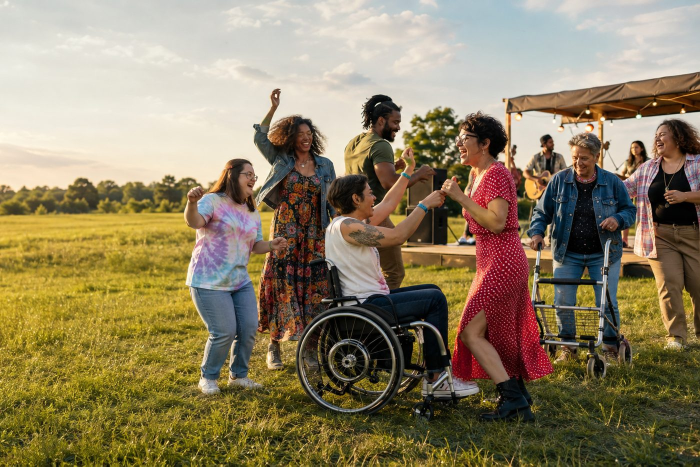
#> input picture miteinander/apps/mobile/assets/bilder/gemeinsam-tanzen.jpg, 1400 x 933 px, found by its file name (shown at 1/2 size)
$ python startbild-animation.py ../assets/bilder/gemeinsam-tanzen.jpg
#> lines starting #> are read from the running program, lines starting #| are printed output that depends on the picture
"""
Erzeugt die Bewegtbild-Fassung des Startbildes.

Ablauf: Das Foto fährt langsam heran, gegen Ende legt sich ein weicher
dunkler Verlauf darüber und das Logo blendet auf. Am Ende steht das
Standbild, das auch als Poster dient -- wer "Bewegung reduzieren"
eingeschaltet hat, sieht genau dieses Bild, ohne etwas zu verpassen.

Schreibt JPEG-Einzelbilder auf die Standardausgabe; das Zusammensetzen
übernimmt tools/startbild-animation.mjs mit ffmpeg.

Braucht: Pillow
"""

import sys
from PIL import Image

BREITE, HOEHE = 900, 600
BILDER_PRO_SEKUNDE = 12
DAUER = 7.0
ZOOM_START, ZOOM_ENDE = 1.14, 1.0
LOGO_START, LOGO_VOLL = 0.55, 0.86  # Anteil der Laufzeit

FOTO = "assets/bilder/gemeinsam-tanzen.jpg"
LOGO = "assets/logo/helpmate.png"


def weich(t: float) -> float:
    """Ruhige Kurve ohne Ruck am Anfang und Ende."""
    return t * t * (3 - 2 * t)


# [41 lines left out: function einzelbild, not called in this run]


def main() -> None:
    foto = Image.open(FOTO).convert("RGB")
#> foto is the input picture: PIL image 1400x933 RGB; mean R, G, B 141.5, 128, 98.3
    # Foto auf die Zielgröße bringen, mit Reserve für den Zoom.
    reserve = round(BREITE * ZOOM_START), round(HOEHE * ZOOM_START)
    foto = foto.resize(reserve, Image.LANCZOS)
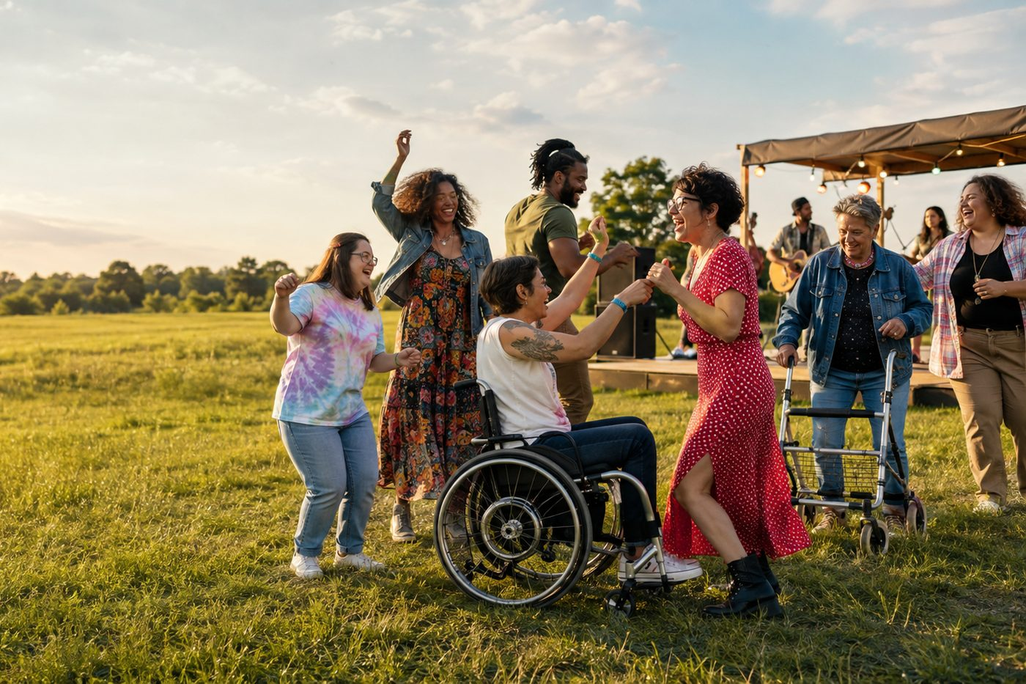
#> foto: PIL image 1026x684 RGB; mean R, G, B 141.5, 128, 98.4
    foto = foto.resize((BREITE, HOEHE), Image.LANCZOS)
#> foto: PIL image 900x600 RGB
#> (the run stopped early here; a loop or call above may not have finished)
